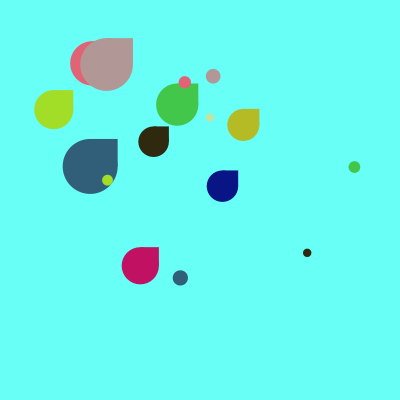
Frame 1 (no input)
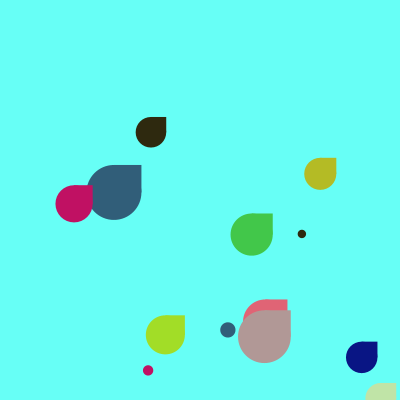
Frame 60 (the mouse pressed at the canvas centre just before this capture)
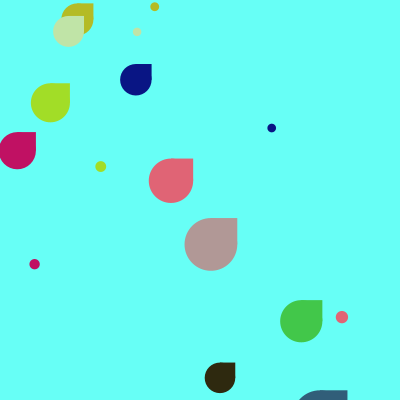
Frame 120 (the mouse held since frame 60 and released just before this capture)

The Processing sketch that drew these frames (run headless with seeded random() and noise(); from frame 60 on, the mouse is pressed at the canvas centre):

// Processing sketch: processing_93585
// ── processing_93585.pde

//Jennifer Kang
//jmkang
//©jennifer kang


 
float [ ] xList = {random(30, 250), random(30, 250), random(30, 250), random(30, 250),
                  random(30, 250), random(30, 250), random(30, 250), random(30, 250), 
                  random(30, 250), random(30, 250) };
float [ ] yList = {random(30, 250), random(30, 250), random(30, 250), random(30, 250),
                  random(30, 250), random(30, 250), random(30, 250), random(30, 250), 
                  random(30, 250), random(30, 250) };
float [ ] sizeList = {random(15, 30), random(15, 30), random(15, 30), random(15, 30),
                    random(15, 30), random(15, 30), random(15, 30), random(15, 30),
                    random(15, 30), random(15, 30) };
color [ ] col= {color(random(255), random(255), random(255)),
                   color(random(255), random(255), random(255)),
                   color(random(255), random(255), random(255)),
                   color(random(255), random(255), random(255)),
                   color(random(255), random(255), random(255)),
                   color(random(255), random(255), random(255)),
                   color(random(255), random(255), random(255)),
                   color(random(255), random(255), random(255)),
                   color(random(255), random(255), random(255)),
                   color(random(255), random(255), random(255)) };
                   
 float [ ] deltaX = {random(2, 10), random(2,10),
 random(2, 10), random(2,10),
 random(2, 10), random(2,10),
 random(2, 10), random(2,10),
 random(2, 10), random(2,10)};
                     
float [ ] deltaY = {random(2, 10), random(2,10),
 random(2, 10), random(2,10),
 random(2, 10), random(2,10),
 random(2, 10), random(2,10),
 random(2, 10), random(2,10)};

                        
void setup()
{
  size(400, 400); 

 
}
 
 
void draw()
{
  background(103, 255, 246);
  moveDrop ( );
  for(int i = 0; i < xList.length; i++)
  {
    noStroke();
    fill(col[i]);
   rect(xList[i], yList[i], sizeList[i], sizeList[i]);

   ellipse(xList[i], yList[i]+sizeList[i], sizeList[i]*2, sizeList[i]*2);
   ellipse(xList[i]*2, yList[i]*2, sizeList[i]/1.8, sizeList[i]/1.8);
  }
}


void moveDrop ( )
{
  for (int a=0; a<xList. length; a++)
 {
 xList[a]=xList[a]+deltaX[a];
 yList[a]=yList[a]+deltaY[a];
  
 if(xList[a] > width || yList[a] > height || xList[a] < 0 || yList[a] < 0)
    {
      deltaX[a] = -deltaX[a];
      deltaY[a] = -deltaY[a];
    }
 
 }
 
  
}
